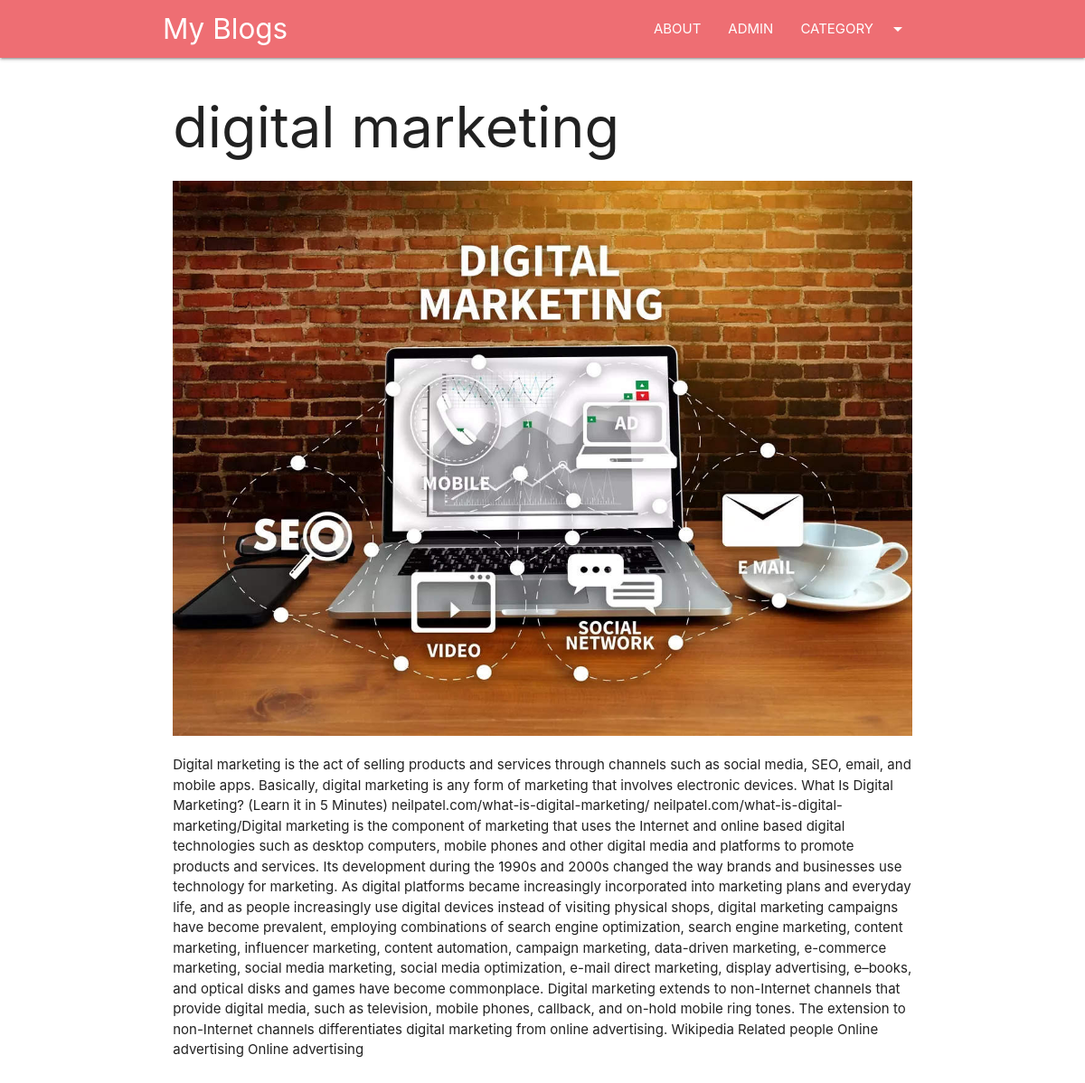
Page /blog/dm on the committed database.
### blog/models.py (models this page shows, shortened)
class Post(models.Model):
    post_id = models.AutoField(primary_key=True)
    Title = models.CharField(max_length=100)
    Content = models.TextField()
    url = models.CharField(max_length=100)
    cat = models.ForeignKey(Category, on_delete=models.CASCADE)
    image = models.ImageField(upload_to='post/')

### blog/views.py (the view)
# urls.py: path('blog/<slug:url>', post),
def post(request, url):
    post = Post.objects.get(url=url)
    cats = Category.objects.all()
    return render(request, 'post.html', {'post': post, 'cats': cats})

### templates/post.html (shortened to what this page needs)
{% extends 'base.html' %}
{% block content %}
<div class="container">
    <div class="row">
        <div class="col 12 12">
            <h1>{{post.Title}}</h1>
            <img src="/media/{{post.image}}" class="responsive-img">
            <p>
                {{post.Content}}
            </p>
        </div>
    </div>
</div>
{% endblock %}

### rows in the picture
Post: Title "digital marketing", image (picture), Content "Digital marketing is the act of selling products and services through channels such as social media, SEO, email, and mobile apps. Basically, digital marketing is any form of marketing that involves electronic devices. What Is Digital Marketing? (Learn it in 5 Minutes) neilpatel.com/what-is-digital-marketing/ neilpatel.com/what-is-digital-marketing/Digital marketing is the component of marketing that uses the Internet and online based digital technologies such as desktop computers, mobile phones and other digital media and platforms to promote products and services. Its development during the 1990s and 2000s changed the way brands and businesses use technology for marketing. As digital…"
